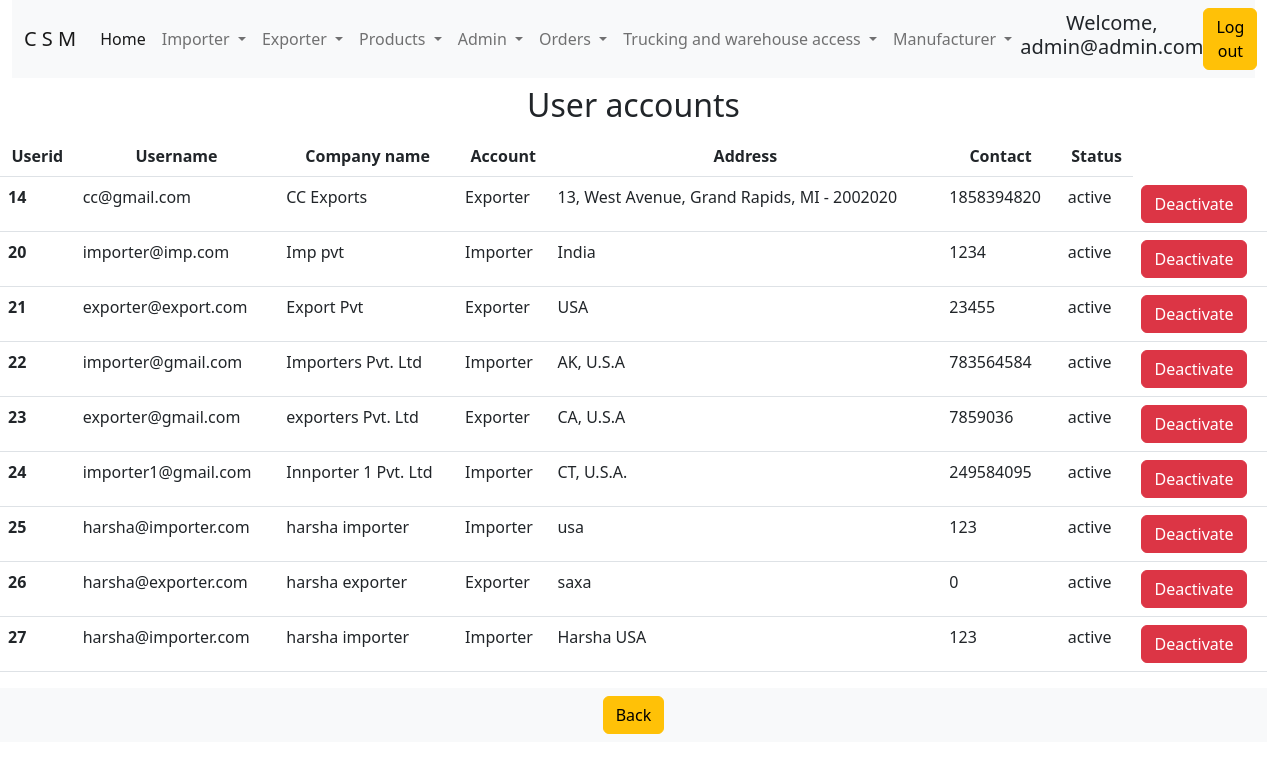
Page /viewusers.php (signed in) on the committed database.
### tables this page shows
CREATE TABLE `users` (
  `user_id` bigint(20) NOT NULL,
  `user_name` varchar(30) NOT NULL,
  `password` varchar(100) NOT NULL,
  `user_company` varchar(30) NOT NULL,
  `account_type` varchar(255) NOT NULL,
  `address` varchar(10000) NOT NULL,
  `status` varchar(100) NOT NULL,
  `contact_number` int(10) NOT NULL
);

### functions.php (called while the page is built, shortened)
<?php
function check_login($con)
{
    if(isset($_SESSION['user_name']))
    {
        $user_name = $_SESSION['user_name'];
        $query = "select * from users where user_name = '$user_name' limit 1";
        $result = mysqli_query($con,$query);
        if($result && mysqli_num_rows($result) > 0)
        {
            $user_data = mysqli_fetch_assoc($result);
            return $user_data;
        }
    }
    die;
}

### viewusers.php (the view, shortened to what this page needs)
<?php
include("connection.php");
include("functions.php");
$user_data = check_login($con);
if($_SERVER['REQUEST_METHOD'] == "GET")
{
        $query = "select * from users where user_name != 'admin@admin.com'";
        $result = mysqli_query($con, $query);
        if($result)
        {
            if($result && mysqli_num_rows($result) > 0)
            {
                $users_data = mysqli_fetch_all($result);
            }
        }
    else{
        echo "problem in getting data";
    }
}
?>
<!doctype html>
<html lang="en">
  <head>
    <link href="https://cdn.jsdelivr.net/npm/bootstrap@5.2.1/dist/css/bootstrap.min.css" rel="stylesheet">
  </head>
  <body>
  <div class="container-fluid">
  <nav class="navbar navbar-expand-lg bg-light">
        <div class="container-fluid">
            <a class="navbar-brand" href="#">C S M</a>
            <div class="collapse navbar-collapse" id="navbarScroll">
            <ul class="navbar-nav me-auto my-2 my-lg-0 navbar-nav-scroll" style="--bs-scroll-height: 100px;">
                <li class="nav-item">
                <a class="nav-link active" aria-current="page" href="index.php">Home</a>
                </li>
                <li class="nav-item dropdown">
                    <a class="nav-link dropdown-toggle" href="#" role="button" data-bs-toggle="dropdown" aria-expanded="false">
                        Importer
                    </a>
                </li>
                <li class="nav-item dropdown">
                    <a class="nav-link dropdown-toggle" href="#" role="button" data-bs-toggle="dropdown" aria-expanded="false">
                        Exporter
                    </a>
                </li>
                <li class="nav-item dropdown">
                    <a class="nav-link dropdown-toggle" href="#" role="button" data-bs-toggle="dropdown" aria-expanded="false">
                        Products
                    </a>
                </li>
                <li class="nav-item dropdown">
                    <a class="nav-link dropdown-toggle" href="#" role="button" data-bs-toggle="dropdown" aria-expanded="false">
                        Admin
                    </a>
                </li>
                <li class="nav-item dropdown">
                    <a class="nav-link dropdown-toggle" href="#" role="button" data-bs-toggle="dropdown" aria-expanded="false">
                        Orders
                    </a>
                </li>
                <li class="nav-item dropdown">
                    <a class="nav-link dropdown-toggle" href="#" role="button" data-bs-toggle="dropdown" aria-expanded="false">
                        Trucking and warehouse access
                    </a>
                </li>
                <li class="nav-item dropdown">
                    <a class="nav-link dropdown-toggle" href="#" role="button" data-bs-toggle="dropdown" aria-expanded="false">
                        Manufacturer
                    </a>
                </li>
            </ul>
                <span class="align-middle mr-2">
                    <h1 class="display-4 fs-5 text-center ">Welcome, <?php echo $user_data['user_name']; ?> </h1>
                </span>
                <a href="logout.php">
                    <button class="btn btn-warning  ml-2" type="submit">Log out</button>
                </a>
            </div>
        </div>
    </nav>
</div>
<div class="container-fluid">
    <div class="row justify-content-center mt-2 mb-1">
        <div class="col-6">
            <h1 class="display-4 fs-2 text-center"><b>User accounts</b></h1>
        </div>
    </div>
      <div class="row mt-1">
          <table class="table">
            <thead>
                <tr>
                <th scope="col" class="text-center">Userid</th>
                <th scope="col" class="text-center">Username</th>
                <th scope="col" class="text-center">Company name</th>
                <th scope="col" class="text-center">Account</th>
                <th scope="col" class="text-center">Address</th>
                <th scope="col" class="text-center">Contact</th>
                <th scope="col" class="text-center">Status</th>
                </tr>
            </thead>
            <tbody>
            <?php for ($row = 0; $row < count($users_data); $row++) {?>
              <tr>
                <th scope="row"><?php echo $users_data[$row][0] ?></th>
                <td><?php echo $users_data[$row][1] ?></td>
                <td><?php echo $users_data[$row][3] ?></td>
                <td><?php echo $users_data[$row][4] ?></td>
                <td><?php echo $users_data[$row][5] ?></td>
                <td><?php echo $users_data[$row][7] ?></td>
                <td><?php echo $users_data[$row][6] ?></td>
                <td>
                  <?php
                    if($users_data[$row][6] == "active")
                    { ?>
                        <div class="row">
                            <div class="col-12">
                                <form action= "viewusers.php" method = "post">
                                    <button type="submit" class="btn btn-danger">
                                    <?php echo "Deactivate" ?>
                                    </button>
                                </form>
                            </div>
                        </div>
                    <?php } ?>
                  </div>
                </td>
              </tr>
              <?php } ?>
      <footer class="footer">
        <div class=" text-center bg-light">
          <a href="index.php">
              <button class="btn btn-warning  m-2" type="button">Back</button>
          </a>
        </div>
      </footer>
  </body>
</html>

### rows in the picture
users: user_name "admin@admin.com"
users: user_id "14", user_name "cc@gmail.com", user_company "CC Exports", account_type "Exporter", address "13, West Avenue, Grand Rapids, MI - 2002020", contact_number "1858394820", status "active"
users: user_id "20", user_name "importer@imp.com", user_company "Imp pvt", account_type "Importer", address "India", contact_number "1234", status "active"
users: user_id "21", user_name "exporter@export.com", user_company "Export Pvt", account_type "Exporter", address "USA", contact_number "23455", status "active"
users: user_id "22", user_name "importer@gmail.com", user_company "Importers Pvt. Ltd", account_type "Importer", address "AK, U.S.A", contact_number "783564584", status "active"
users: user_id "23", user_name "exporter@gmail.com", user_company "exporters Pvt. Ltd", account_type "Exporter", address "CA, U.S.A", contact_number "7859036", status "active"
users: user_id "24", user_name "importer1@gmail.com", user_company "Innporter 1 Pvt. Ltd", account_type "Importer", address "CT, U.S.A.", contact_number "249584095", status "active"
users: user_id "25", user_name "harsha@importer.com", user_company "harsha importer", account_type "Importer", address "usa", contact_number "123", status "active"
users: user_id "26", user_name "harsha@exporter.com", user_company "harsha exporter", account_type "Exporter", address "saxa", contact_number "0", status "active"
users: user_id "27", user_name "harsha@importer.com", user_company "harsha importer", account_type "Importer", address "Harsha USA", contact_number "123", status "active"
